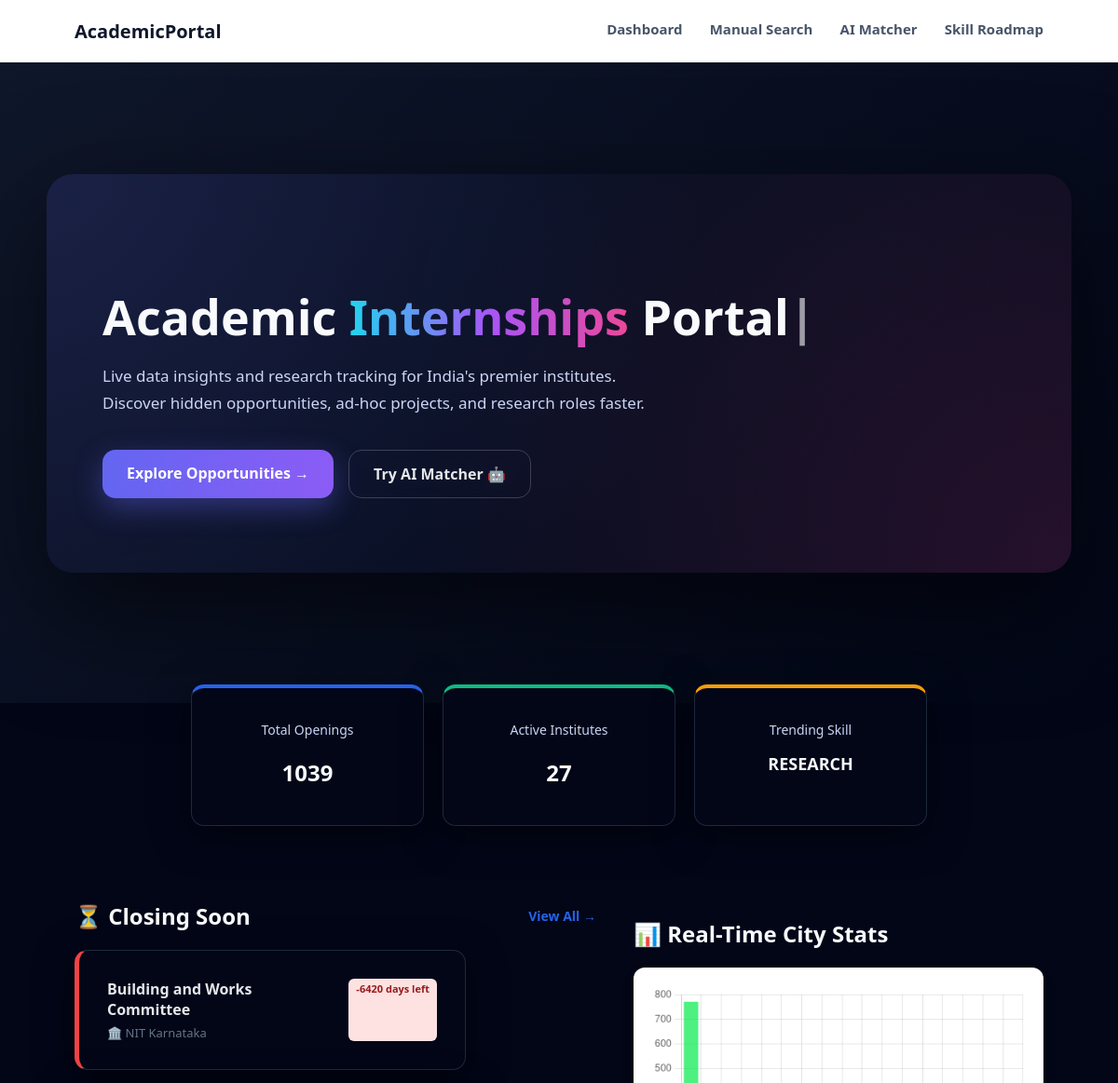
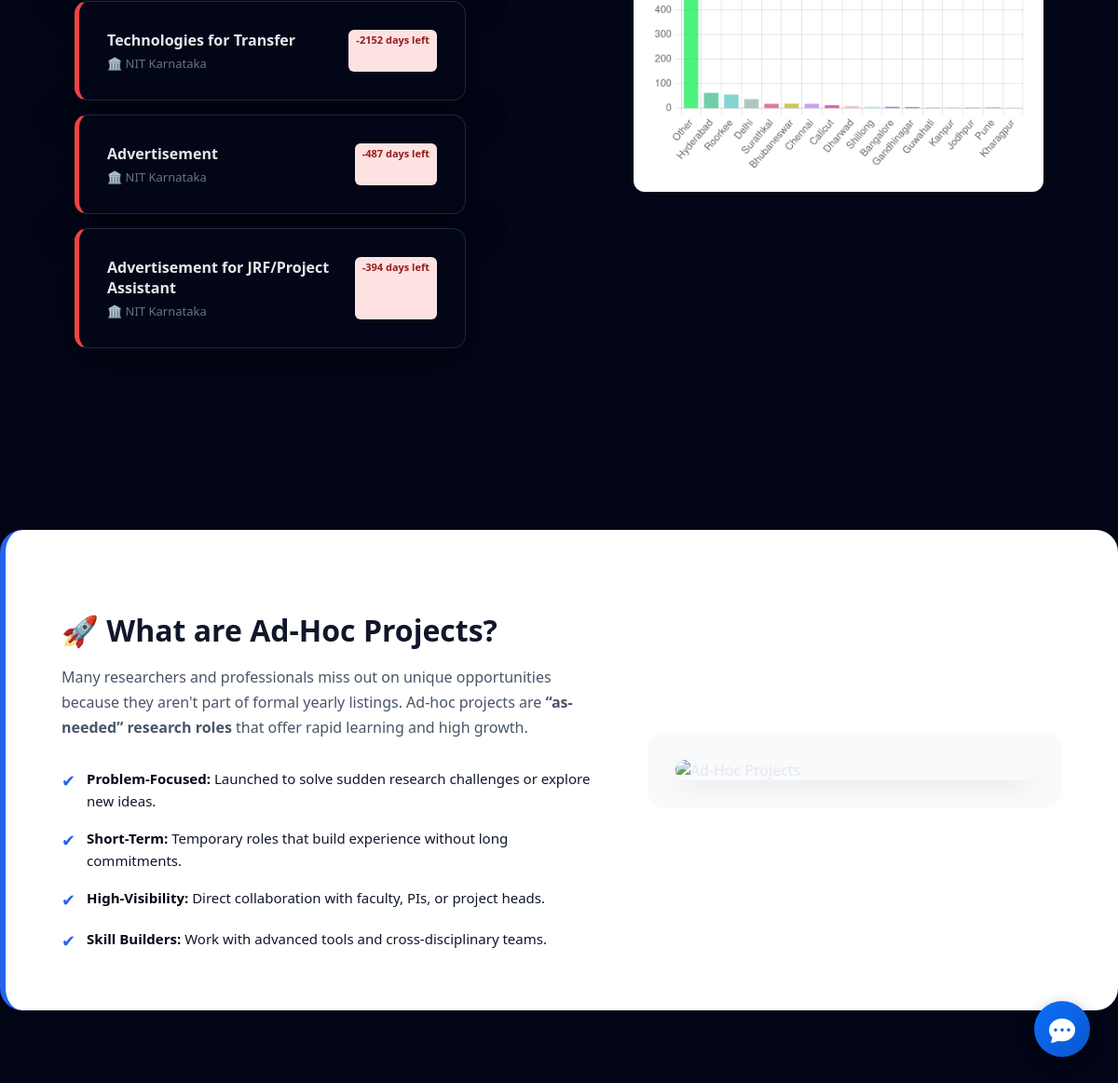
The page / on the database its author committed (2 pictures, top to bottom).
### tables this page shows
CREATE TABLE "postings" (
"institute_code" TEXT,
  "title" TEXT,
  "skills" TEXT,
  "deadline" TEXT,
  "link" TEXT,
  "email" TEXT,
  "posted_on" TEXT
);

### app.py (the view)
@app.route('/')
def dashboard():
    df = get_data()
    if df.empty:
        stats = {"total": 0, "inst_count": 0, "city_count": 0, "trends": []}
        urgent, leaderboard, city_stats = [], [], []
    else:
        stats = {
            "total": len(df),
            "inst_count": df['full_name'].nunique(),
            "city_count": df['city_name'].nunique(),
            "trends": Counter(" ".join(df['title'].astype(str)).lower().split()).most_common(5)
        }
        urgent_df = df[~df['days_left'].isin(['Expired', 'N/A', 'Check PDF'])].copy()
        urgent_df['sort_val'] = pd.to_datetime(urgent_df['deadline'], errors='coerce')
        urgent = urgent_df.sort_values('sort_val').head(4).to_dict('records')
        leaderboard = df['full_name'].value_counts().head(5).to_dict()
        city_stats = df['city_name'].value_counts().to_dict()
    return render_template('dashboard.html', stats=stats, urgent=urgent, leaderboard=leaderboard, city_stats=city_stats)

### templates/dashboard.html (shortened to what this page needs)
{% extends "base.html" %}
{% block content %}
<section style="
    background: linear-gradient(135deg, #0f172a, #020617);
    padding: 120px 20px 140px;
    margin-bottom: -80px;
">
    <div style="
        max-width: 1100px;
        margin: 0 auto;
        background: radial-gradient(circle at top left, rgba(99,102,241,0.15), transparent 60%),
                    radial-gradient(circle at bottom right, rgba(236,72,153,0.15), transparent 60%);
        border-radius: 28px;
        padding: 80px 60px;
        color: white;
        box-shadow: 0 40px 120px rgba(0,0,0,0.6);
        text-align: left;
    ">
        <h1 style="
            font-size: 52px;
            font-weight: 800;
            line-height: 1.15;
            margin-bottom: 20px;
        ">
            Academic
            <span id="typewriter"
                  style="
                    background: linear-gradient(90deg,#22d3ee,#a855f7,#ec4899);
                    -webkit-background-clip: text;
                    -webkit-text-fill-color: transparent;
                  ">
            </span>
            Portal<span style="opacity:.6">|</span>
        </h1>
        <p style="
            max-width: 620px;
            font-size: 17px;
            line-height: 1.7;
            color: #cbd5f5;
            margin-bottom: 35px;
        ">
            Live data insights and research tracking for India's premier institutes.
            Discover hidden opportunities, ad-hoc projects, and research roles faster.
        </p>
        <div style="display:flex; gap:16px; flex-wrap:wrap;">
            <a href="/search" style="
                padding: 14px 26px;
                border-radius: 14px;
                background: linear-gradient(90deg,#6366f1,#8b5cf6);
                color: white;
                text-decoration: none;
                font-weight: 600;
                box-shadow: 0 10px 30px rgba(99,102,241,.4);
            ">
                Explore Opportunities →
            </a>
            <a href="/matcher" style="
                padding: 14px 26px;
                border-radius: 14px;
                border: 1px solid rgba(255,255,255,.2);
                color: #e5e7eb;
                text-decoration: none;
                font-weight: 600;
                backdrop-filter: blur(6px);
            ">
                Try AI Matcher 🤖
            </a>
        </div>
    </div>
</section>
<div class="container">
    <div style="display: flex; gap: 20px; width: 100%; justify-content: center; flex-wrap: wrap; margin-bottom: 50px;">
        <div class="filters-card" style="width: 250px; border-top: 4px solid #2563eb; text-align: center;">
            <label>Total Openings</label><h2>{{ stats.total }}</h2>
        </div>
        <div class="filters-card" style="width: 250px; border-top: 4px solid #10b981; text-align: center;">
            <label>Active Institutes</label><h2>{{ stats.inst_count }}</h2>
        </div>
        <div class="filters-card" style="width: 250px; border-top: 4px solid #f59e0b; text-align: center;">
            <label>Trending Skill</label>
            <h2 style="font-size: 18px;">
                {{ stats.trends[0][0]|upper if stats.trends else 'N/A' }}
            </h2>
        </div>
    </div>
    <div style="display: grid; grid-template-columns: 2fr 1fr; gap: 40px; width: 100%; max-width: 1200px; margin: 0 auto;">
        <div>
            <div style="display:flex; justify-content:space-between; align-items:center; margin-bottom:20px;">
                <h2 style="margin:0; font-size:24px;">⏳ Closing Soon</h2>
                <a href="/search" style="color:#2563eb; text-decoration:none; font-size:14px; font-weight:600;">
                    View All →
                </a>
            </div>
            {% if urgent %}
                {% for item in urgent %}
                <div class="result-card" style="margin-bottom:15px; border-left:5px solid #ef4444;">
                    <div style="display:flex; justify-content:space-between;">
                        <div style="max-width:70%;">
                            <h4 style="margin:0 0 5px 0;">{{ item.title }}</h4>
                            <p style="margin:0; font-size:13px; color:#64748b;">
                                🏛️ {{ item.full_name }}
                            </p>
                        </div>
                        <span class="type-badge" style="background:#fee2e2; color:#991b1b;">
                            {{ item.days_left }}
                        </span>
                    </div>
                </div>
                {% endfor %}
            {% else %}
                <p style="color:#64748b;">No urgent deadlines found.</p>
            {% endif %}
        </div>
        <div>
            <h2 style="font-size:24px; margin-bottom:20px;">📊 Real-Time City Stats</h2>
            <canvas id="cityChart" width="400" height="300"
                style="background:#fff; padding:20px; border-radius:12px;
                box-shadow:0 5px 20px -5px rgba(0,0,0,.1);">
            </canvas>
        </div>
    </div>
</div>
<script>
    const ctx = document.getElementById('cityChart').getContext('2d');
    const cityLabels = {{ city_stats.keys()|list|tojson }};
    const cityData = {{ city_stats.values()|list|tojson }};
    const cityChart = new Chart(ctx, {
        type: 'bar',
        data: {
            labels: cityLabels,
            datasets: [{
                data: cityData,
                backgroundColor: cityLabels.map(
                    () => `rgba(${Math.random()*255},${Math.random()*255},${Math.random()*255},0.7)`
                )
            }]
        },
        options: {
            responsive: true,
            plugins: { legend: { display:false } },
            scales: { y: { beginAtZero:true } }
        }
    });
    setInterval(() => {
        cityChart.data.datasets[0].data =
            cityChart.data.datasets[0].data.map(v => Math.max(0, v + Math.floor(Math.random()*3 - 1)));
        cityChart.update();
    }, 2000);
</script>
<section style="
    max-width: 1200px;
    margin: 120px auto 80px;
    background: #ffffff;
    border-radius: 24px;
    padding: 60px;
    box-shadow: 0 30px 80px rgba(0,0,0,0.08);
    border-left: 6px solid #2563eb;
">
    <div style="
        display: grid;
        grid-template-columns: 1.3fr 1fr;
        gap: 50px;
        align-items: center;
    ">
        <div>
            <h2 style="
                font-size: 32px;
                font-weight: 800;
                margin-bottom: 16px;
                color: #0f172a;
            ">
                🚀 What are Ad-Hoc Projects?
            </h2>
            <p style="
                font-size: 16px;
                line-height: 1.7;
                color: #475569;
                margin-bottom: 28px;
            ">
                Many researchers and professionals miss out on unique opportunities because they
                aren't part of formal yearly listings. Ad-hoc projects are
                <strong>“as-needed” research roles</strong> that offer rapid learning and high growth.
            </p>
            <ul style="list-style:none; padding:0; margin:0;">
                <li style="display:flex; gap:12px; margin-bottom:16px;">
                    <span style="color:#2563eb; font-size:18px;">✔</span>
                    <span>
                        <strong>Problem-Focused:</strong>
                        Launched to solve sudden research challenges or explore new ideas.
                    </span>
                </li>
                <li style="display:flex; gap:12px; margin-bottom:16px;">
                    <span style="color:#2563eb; font-size:18px;">✔</span>
                    <span>
                        <strong>Short-Term:</strong>
                        Temporary roles that build experience without long commitments.
                    </span>
                </li>
                <li style="display:flex; gap:12px; margin-bottom:16px;">
                    <span style="color:#2563eb; font-size:18px;">✔</span>
                    <span>
                        <strong>High-Visibility:</strong>
                        Direct collaboration with faculty, PIs, or project heads.
                    </span>
                </li>
                <li style="display:flex; gap:12px;">
                    <span style="color:#2563eb; font-size:18px;">✔</span>
                    <span>
                        <strong>Skill Builders:</strong>
                        Work with advanced tools and cross-disciplinary teams.
                    </span>
                </li>
            </ul>
        </div>
        <div style="
            background: #f8fafc;
            border-radius: 20px;
            padding: 30px;
            display: flex;
            align-items: center;
            justify-content: center;
        ">
            <img src="https://img.freepik.com/free-vector/project-management-concept-illustration_114360-1478.jpg" alt="Ad-Hoc Projects" style="width: 100%; max-width: 400px; border-radius: 12px; box-shadow: 0 10px 25px -5px rgba(0, 0, 0, 0.1);">
        </div>
    </div>
</section>
{% endblock %}

### templates/base.html (shortened to what this page needs)
<!DOCTYPE html>
<html lang="en">
<head>
    <link rel="stylesheet" href="https://cdn.jsdelivr.net/npm/bootstrap-icons@1.10.0/font/bootstrap-icons.css">
    <link rel="stylesheet" href="{{ url_for('static', filename='style.css') }}">
</head>
<body>
    <nav>
        <a href="/" class="logo">AcademicPortal</a>
        <div class="nav-links">
            <a href="/">Dashboard</a>
            <a href="/search">Manual Search</a>
            <a href="/matcher">AI Matcher</a>
            <a href="/roadmap">Skill Roadmap</a>
        </div>
    </nav>
    {% block content %}{% endblock %}
    <button id="chat-launcher" class="chat-btn" onclick="toggleChat()">
        <i class="bi bi-chat-dots-fill" style="font-size: 28px;"></i>
    </button>
</body>
</html>

### static/style.css (style rules this page uses)
* { box-sizing: border-box; font-family: "Segoe UI", system-ui, sans-serif; }
body { margin: 0; background: #020617; color: #e5e7eb; }
.container { display: flex; gap: 30px; padding: 60px 80px; justify-content: center; flex-wrap: wrap; }
.filters-card, .resume-card, .result-card { background: #020617; border-radius: 14px; padding: 30px; width: 420px; border: 1px solid #1e293b; box-shadow: 0 10px 40px rgba(0,0,0,0.5); }
.filters-card { padding: 20px; }
h1, h2, h3 { color: #f8fafc; }
p { color: #cbd5f5; font-size: 14px; }
label { font-size: 14px; margin-top: 15px; display: block; color: #cbd5f5; }
button { margin-top: 25px; width: 100%; padding: 14px; background: #2563eb; border: none; color: white; font-size: 15px; border-radius: 10px; cursor: pointer; transition: background 0.2s ease; }
.result-card { margin-bottom: 16px; }
.result-card p { color: #94a3b8; }
.type-badge { font-size: 11px; font-weight: 600; background: rgba(37,99,235,0.15); color: #93c5fd; padding: 3px 8px; border-radius: 6px; }
section ul li span { color: #0f172a; font-size: 15px; line-height: 1.6; }
section ul li span strong { color: #020617; font-weight: 700; }
section ul li span:first-child { color: #2563eb; font-size: 18px; }
section ul li { align-items: flex-start; }

### templates/base.html (style rules this page uses)
nav { background: white; padding: 20px 80px; display: flex; justify-content: space-between; box-shadow: 0 2px 10px rgba(0,0,0,0.05); position: sticky; top: 0; z-index: 100; }
.nav-links a { margin-left: 25px; text-decoration: none; color: #475569; font-weight: 600; font-size: 15px; }
.logo { font-weight: 800; font-size: 20px; color: #0f172a; text-decoration: none; }
.chat-btn { position: fixed; bottom: 30px; right: 30px; width: 60px; height: 60px; background: linear-gradient(135deg, #0d6efd, #0a58ca); color: white; border: none; border-radius: 50%; box-shadow: 0 4px 15px rgba(0,0,0,0.3); z-index: 9999; cursor: pointer; transition: transform 0.3s ease; display: flex; align-items: center; justify-content: center; }

### rows shown on the page
postings: title "Building and Works Committee", full_name "NIT Karnataka", days_left "-6420 days left"
postings: title "Technologies for Transfer", full_name "NIT Karnataka", days_left "-2152 days left"
postings: title "Advertisement", full_name "NIT Karnataka", days_left "-487 days left"
postings: title "Advertisement for JRF/Project Assistant", full_name "NIT Karnataka", days_left "-394 days left"

### other values the page prints
{{ stats.total }} "1039"
{{ stats.inst_count }} "27"
{{ stats.trends[0][0]|upper if stats.trends else 'N/A' }} "RESEARCH"
chart data {{ city_stats.values()|list|tojson }} [771, 63, 55, 37, 19, 19, 19, 12, 10, 8, 6, 5, 4, 3, 3, 3, 2]
